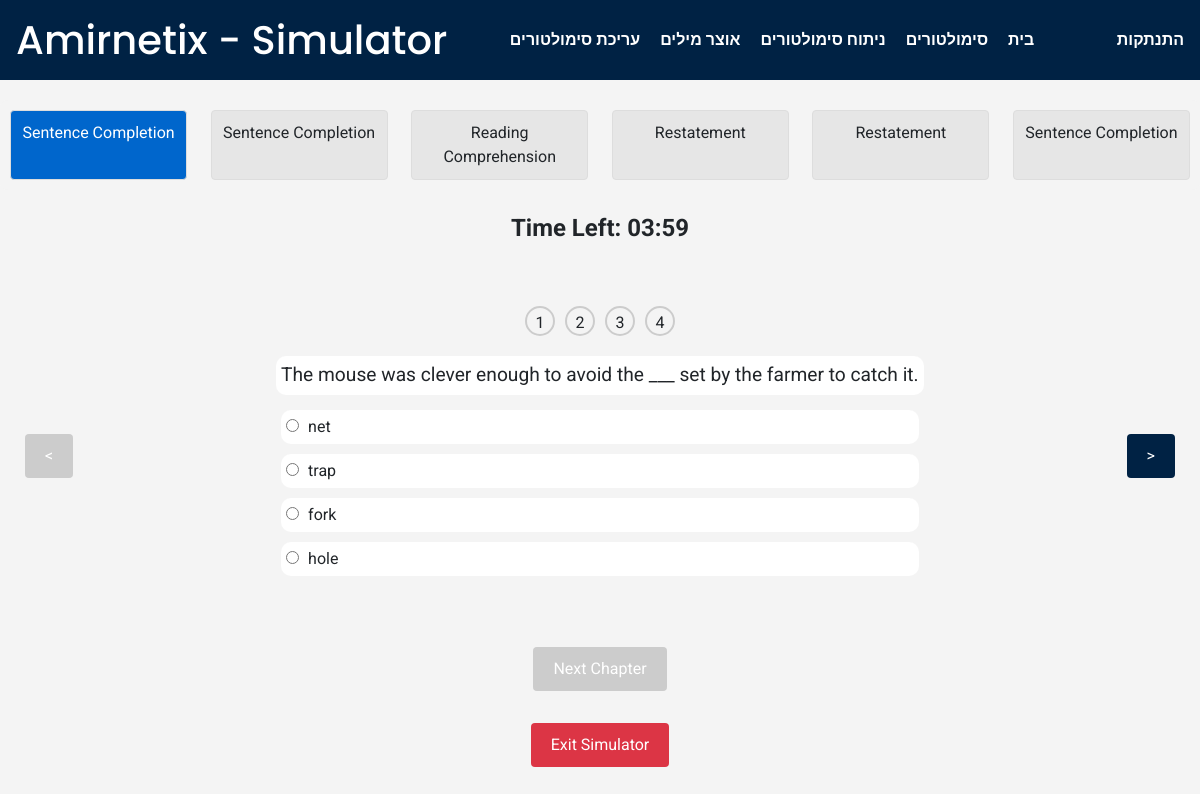
Page /Simulator/simulator/54 (signed in) on the committed database.
### Simulator/models.py (models this page shows, shortened)
class Chapter(models.Model):
    simulator = models.ForeignKey(Simulator, on_delete=models.CASCADE, related_name='chapters')
    order = models.PositiveIntegerField()
    chapter_type = models.CharField(max_length=2, choices=ChapterType.choices)
    title = models.CharField(max_length=100)
    time_limit = models.PositiveIntegerField(help_text="Time in minutes")
    reading_text = models.TextField(blank=True, null=True)  # Only for Reading Comprehension
    hebrew_text = models.TextField(blank=True,null=True)
    class Meta:
        unique_together = ('simulator', 'order')
        ordering = ['order']
    def count_questions(self):
        return Question.objects.filter(chapter = self).count()

class Question(models.Model):
    chapter = models.ForeignKey(Chapter, on_delete=models.CASCADE, related_name='questions')
    order = models.PositiveIntegerField()
    description = models.TextField()
    hebrew_desc = models.TextField(default=None, null=True, blank=True)
    class Meta:
        unique_together = ('chapter', 'order')
        ordering = ['order']

class AnswerOption(models.Model):
    question = models.ForeignKey(Question, on_delete=models.CASCADE, related_name='answer_options')
    order = models.PositiveIntegerField()
    description = models.CharField(max_length=255)
    hebrew_desc = models.TextField(default=None, null=True, blank=True)
    is_correct = models.BooleanField(default=False)
    class Meta:
        unique_together = ('question', 'order')
        ordering = ['order']

### Simulator/views.py (the view)
# urls.py: path("simulator/<int:simulator_id>",views.start_simulator,name="start_simulator"),
def start_simulator(request,simulator_id : int):
    simulator = Simulator.objects.get(id=int(simulator_id))
    if request.user:
        simulator_attempt = SimulatorAttempt.objects.create(user = request.user,simulator = simulator)
        return render(request,'Simulator/simulator.html',{
            'simulator' : simulator,
            'simulator_attempt' : simulator_attempt
        })
    return render(request,'Simulator/simulator.html',{
        'simulator' : simulator,
        })

### Simulator/templates/Simulator/simulator.html (shortened to what this page needs)
{% extends "Simulator/layout.html" %}
{% block header %} - Simulator{% endblock %}
{% block body %}
<div class="div-simulator">
{% if simulator %}
    <div class="chapter-progress">
        {% for chapter in simulator.chapters.all %}
            <div class="chapter-progress-step" data-order="{{ chapter.order }}">{{ chapter.get_chapter_type_display }}</div>
        {% endfor %}
    </div>
    <div id="timer" class="timer">Time Left:</div>
    <div class="container" style="display: flex;">
        <button class="nav-btn" id="prev-question" onclick="prevQuestion()" disabled>&lt;</button>
        {% for chapter in simulator.chapters.all %}
            <div
                class="question-container"
                id="question-container-{{ chapter.order }}"
                data-chapter="{{ chapter.order }}"
                style="display: none;">
                <div class="question-progress" data-order="{{ chapter.order }}" style="display: none;">
                    {% for question in chapter.questions.all %}
                        <div
                            class="question-progress-step"
                            id="question-progress-step-{{ chapter.order }}-{{ question.order }}"
                            data-order="{{ chapter.order }}-{{ question.order }}">
                            {{ question.order }}
                        </div>
                    {% endfor %}
                </div>
                {% for question in chapter.questions.all %}
                    <div
                        class="question"
                        id="question-{{ chapter.order }}-{{ question.order }}"
                        data-questionid="{{ question.id }}"
                        data-order="{{ chapter.order }}-{{ question.order }}"
                        style="display: none;">
                        {{ question.description }}
                    </div>
                    <ul
                        class="options"
                        id="{{ chapter.order }}-{{ question.order }}"
                        style="display: none;">
                        {% for answer in question.answer_options.all %}
                            <li class="answer">
                                <input
                                    type="radio"
                                    class="answer-input"
                                    name="answer-{{ chapter.order }}-{{ question.order }}"
                                    data-question="{{question.id}}"
                                    data-questionorder = "{{chapter.order}}-{{question.order}}"
                                    id="{{answer.id}}"
                                    value="{{answer.id}}">
                                <label for="option-{{ chapter.order }}-{{ question.order }}-{{ answer.order }}">
                                    {{ answer.description }}
                                </label>
                            </li>
                        {% endfor %}
                    </ul>
                {% endfor %}
            </div>
        {% endfor %}
        <button class="nav-btn" id="next-question" onclick="nextQuestion()">&gt;</button>
    </div>
    <div class="navigation" id="nav-div">
        <button class="nav-btn" id="next-chapter" onclick="nextChapterClick()" disabled>Next Chapter</button>
    </div>
    {% if simulator_attempt %}
    <div class="exit-simulator">
        <form id="exit-simulator-form" method="post" action="{% url 'exit_simulator' attempt_id=simulator_attempt.id %}">
            <button class="btn btn-danger" type="submit" id="exit-btn" onclick="return exitSimulatorClick()">Exit Simulator</button>
        </form>
    </div>
    {% endif %}
{% endif %}
</div>
{% endblock %}

### Simulator/static/Simulator/styles.css (style rules this page uses)
body { font-family: 'Roboto', sans-serif; margin: 0; padding: 0; background-color: #f4f4f4; }
.container { max-width: 1200px; margin: auto; padding: 20px; justify-content: space-between; }
.btn { color: white; padding: 10px 20px; border: none; cursor: pointer; border-radius: 4px; transition: background-color 0.3s ease; }
.div-simulator { direction: ltr; }
.chapter-progress { display: flex; justify-content: space-between; margin: 20px 0; padding: 10px; background-color: #f4f4f4; border-radius: 8px; }
.chapter-progress-step { width: 15%; text-align: center; padding: 10px; border: 1px solid #ddd; border-radius: 4px; background-color: #e6e6e6; }
.chapter-progress .active { background-color: #0066cc; color: white; }
.timer { text-align: center; font-size: 1.5em; font-weight: bold; margin-bottom: 20px; }
.question-progress { display: flex; justify-content: center; margin-bottom: 20px; }
.question-progress-step { width: 30px; height: 30px; margin: 0 5px; border-radius: 50%; border: 2px solid #ccc; text-align: center; line-height: 30px; background-color: #f4f4f4; }
.question-container { margin: 20px; }
.question { font-size: 1.2em; margin-bottom: 10px; padding: 5px; background-color: white ; border-radius: 10px; text-align: center; }
.options { list-style-type: none; padding: 5px; }
.options li { margin: auto; margin-bottom: 10px; padding: 5px; background-color: white; border-radius: 10px; }
.options li input { margin-right: 5px; }
.navigation { display: flex; justify-content: center; }
.nav-btn, .finish-btn { padding: 10px 20px; margin: auto 5px; background-color: #002244; color: white; border: none; border-radius: 4px; cursor: pointer; }
.nav-btn:disabled,.finish-btn:disabled { background-color: #ccc; }
.exit-simulator { margin: 32px; text-align: center; }

### rows in the picture
Chapter: chapter_type "Sentence Completion"
Chapter: chapter_type "Sentence Completion"
Chapter: chapter_type "Reading Comprehension"
Chapter: chapter_type "Restatement"
Chapter: chapter_type "Restatement"
Chapter: chapter_type "Sentence Completion"
Question: order "1", description "The mouse was clever enough to avoid the ___ set by the farmer to catch it."
Question: order "2"
Question: order "3"
Question: order "4"
AnswerOption: description "net"
AnswerOption: description "trap"
AnswerOption: description "fork"
AnswerOption: description "hole"
